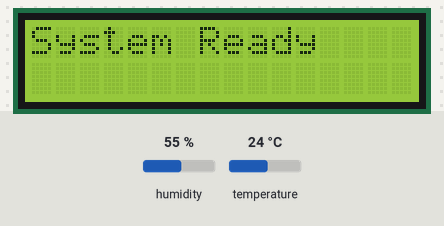
The program below on a simulated ESP32. On the bench: 16×2 character LCD. The test bench sets the inputs (shaded band); at power-on: temperature 24 °C, humidity 55 %. WiFi joins after 1.5 s; servers stay silent unless stated; what the program prints to the serial monitor is not drawn.

Above: at 1.6 s.
At 4.7 s:
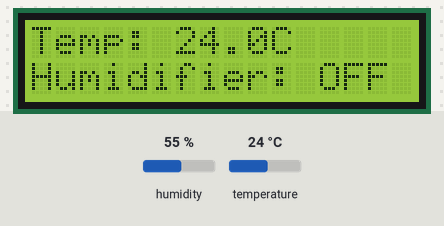
4.8 s: temperature set to 28 °C
At 8.3 s:
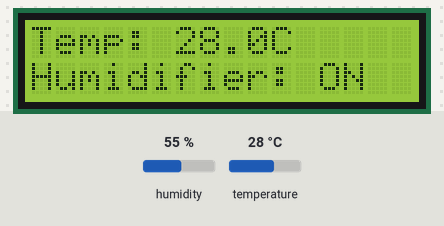
8.7 s: temperature set to 12 °C
At 10.04 s:
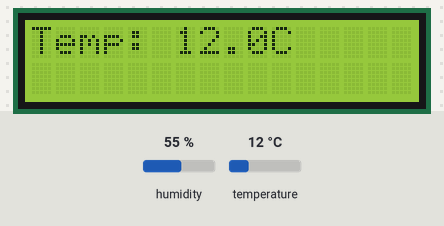
12.6 s: temperature set to 19 °C
At 14.4 s:
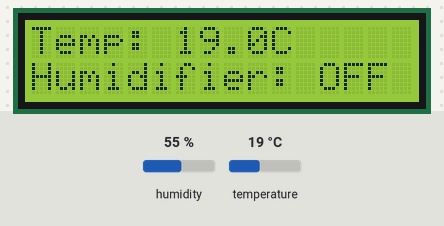
Timing chart, 0 to 15.9 s (numbered marks = the images above; inputs shaded):
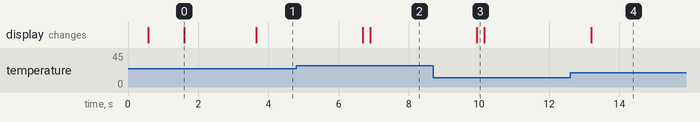

The program:

main.cpp
```cpp
#include <Arduino.h>
#include <WiFi.h>
#include <HTTPClient.h>
#include <ESPmDNS.h>
#include <Wire.h>
#include <LiquidCrystal_I2C.h>
#include <DHT.h>

#define DHTPIN 4
#define DHTTYPE DHT11

const char* ssid = "ZTE_2.4G_jT5nRx_EXT";
const char* password = "4kjL9URf";

const char* sonoffHost = "humidifier.local";

float ON_TEMP  = 28.0;
float OFF_TEMP = 26.0;

LiquidCrystal_I2C lcd(0x27, 16, 2);
DHT dht(DHTPIN, DHTTYPE);

bool humidifierState = false;

void controlHumidifier(bool turnOn) {
  HTTPClient http;
  String url = String("http://") + sonoffHost + (turnOn ? "/on" : "/off");

  http.begin(url);
  int httpCode = http.GET();
  http.end();

  humidifierState = turnOn;
}

void setup() {
  Serial.begin(115200);
  Wire.begin(21, 22);
  lcd.init();
  lcd.backlight();
  dht.begin();

  lcd.setCursor(0,0);
  lcd.print("Connecting WiFi");

  WiFi.begin(ssid, password);
  while (WiFi.status() != WL_CONNECTED) {
    delay(500);
    lcd.print(".");
  }

  if (MDNS.begin("mushroom-esp32")) {
    Serial.println("mDNS started");
  }

  lcd.clear();
  lcd.print("System Ready");
  delay(2000);
}

void loop() {
  float temp = dht.readTemperature();

  lcd.clear();
  lcd.setCursor(0,0);
  lcd.print("Temp: ");
  lcd.print(temp,1);
  lcd.print("C");

  if (!humidifierState && temp >= ON_TEMP) {
    controlHumidifier(true);
  }
  if (humidifierState && temp <= OFF_TEMP) {
    controlHumidifier(false);
  }

  lcd.setCursor(0,1);
  lcd.print("Humidifier: ");
  lcd.print(humidifierState ? "ON " : "OFF");

  delay(3000);
}
```

Measured:
- after the input at 4.8 s, the display: first changes after 1.9 s (image 2 shows a later state)
- after the input at 8.7 s, the display: changes after 1.2 s (image 3)
- after the input at 12.6 s, the display: changes after 0.60 s (image 4)
- what the display in image 0 shows lasts 2.0 s, from 1.6 s to 3.6 s
